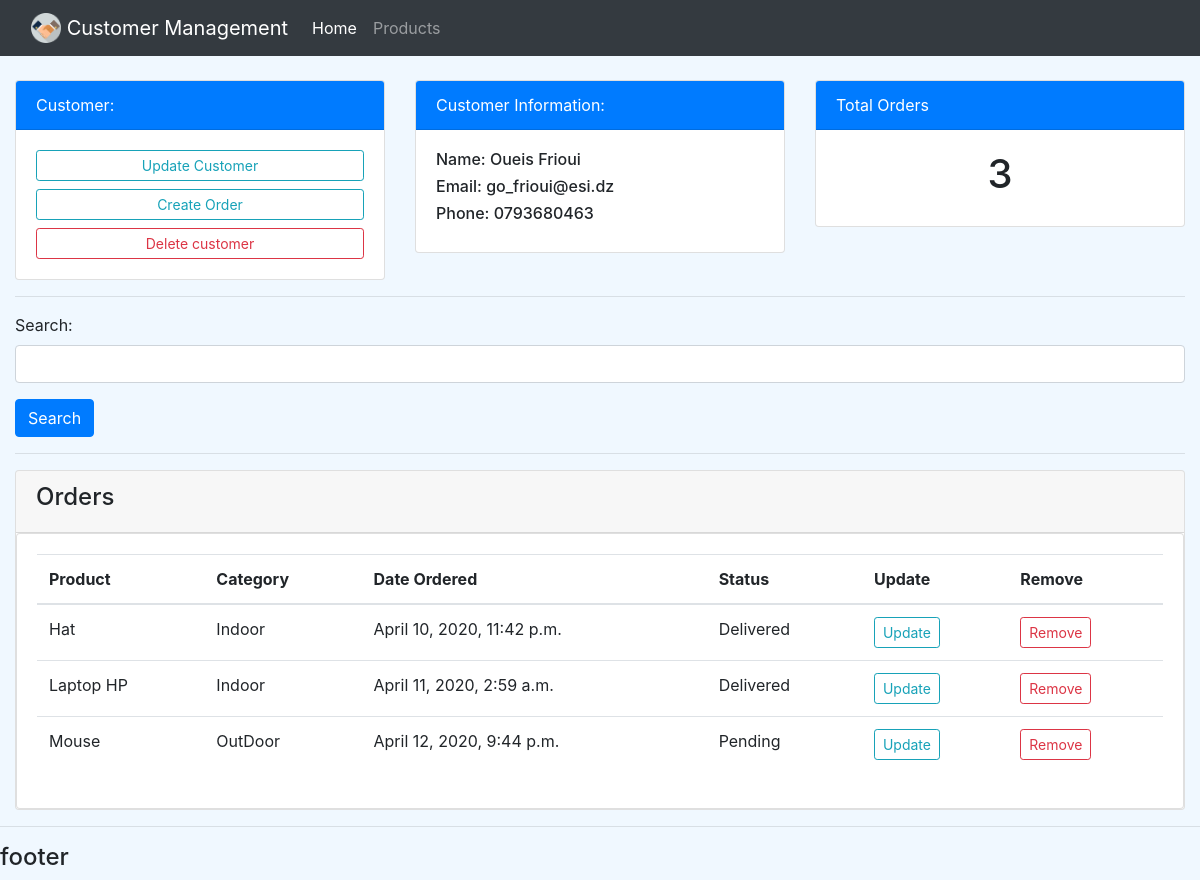
Before: /customer/1/ with the older database file.
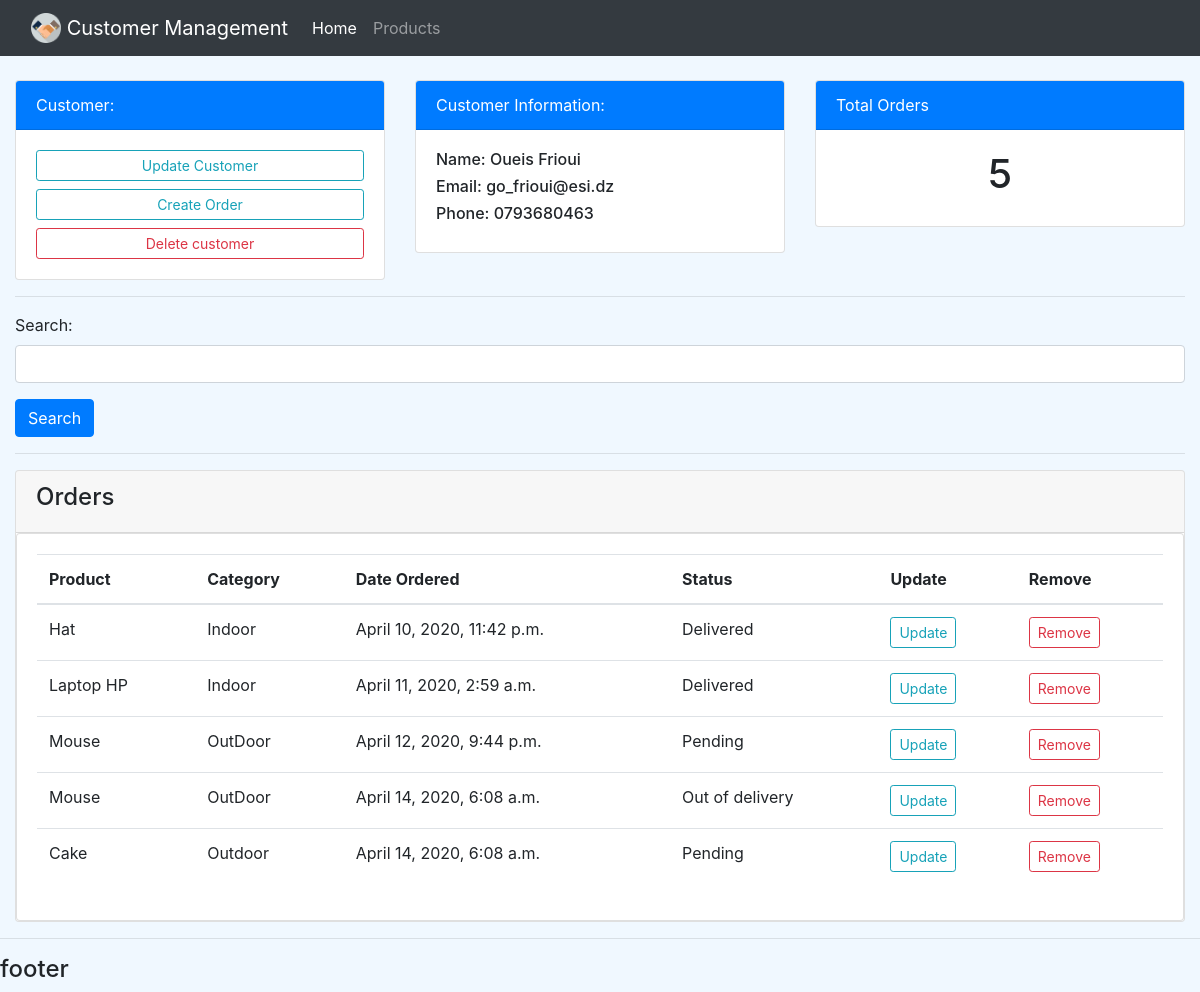
After: the same page with the newer database file.
### accounts/models.py (models this page shows, shortened)
class Customer(models.Model):
    name = models.CharField(max_length=200, null=True)
    phone = models.CharField(max_length=200, null=True)
    email = models.CharField(max_length=200, null=True)
    date_created = models.DateTimeField(auto_now_add=True, null=True)
    def __str__(self):
        return self.name

class Order(models.Model):
    STATUS = (('Pending', 'Pending'), ('Out of Delivery', 'Out of Delivery'), ('Delivered', 'Delivered'))
    customer = models.ForeignKey(Customer, null=True, on_delete=models.SET_NULL)
    product = models.ForeignKey(Product, null=True, on_delete=models.SET_NULL)
    date_created = models.DateTimeField(auto_now_add=True, null=True)
    status = models.CharField(max_length=200, null=True, choices=STATUS)
    def __str__(self):
        return self.product.name

class Product(models.Model):
    CATEGORY = (('Indoor', 'Indoor'), ('OutDoor', 'OutDoor'))
    name = models.CharField(max_length=200, null=True)
    price = models.FloatField(null=True)
    category = models.CharField(max_length=200, null=True, choices=CATEGORY)
    description = models.CharField(max_length=200, null=True)
    date_created = models.DateTimeField(auto_now_add=True, null=True)
    tags = models.ManyToManyField(Tag, related_name='products')

### accounts/views.py (the view)
# urls.py: path('customer/<int:pk>/', views.customer_info, name='customer'),
def customer_info(request, pk):
    customer = Customer.objects.get(id=pk)
    orders = customer.order_set.all
    context = {'customer': customer, 'orders': orders}
    return render(request, 'accounts/customer.html', context)

### accounts/templates/accounts/customer.html (shortened to what this page needs)
{% extends 'accounts/main.html' %}
{% block content %}
    <div class="container-fluid">
        <div class="row">
            <div class="col-md-4">
                <div class="card">
                    <div class="card-header bg-primary text-white">
                        Customer:
                    </div>
                    <div class="card-body">
                        <a href="{% url 'update' customer.id %}"
                           class="btn btn-outline-info btn-sm btn-block">Update Customer</a>
                        <a href="#"
                           class="btn btn-outline-info btn-sm btn-block">Create Order</a>
                        <button type="button" class="btn btn-outline-danger btn-sm btn-block" data-toggle="modal"
                                data-target="#exampleModal">
                            Delete customer
                        </button>
                    </div>
                </div>
            </div>
            <div class="col-md-4">
                <div class="card">
                    <div class="card-header bg-primary text-white">
                        Customer Information:
                    </div>
                    <div class="card-body">
                        <h6>Name: {{ customer }}</h6>
                        <h6>Email: {{ customer.email }}</h6>
                        <h6>Phone: {{ customer.phone }}</h6>
                    </div>
                </div>
            </div>
            <div class="col-md-4">
                <div class="card">
                    <div class="card-header bg-primary text-white">
                        Total Orders
                    </div>
                    <div class="card-body" align="center">
                        <h1>{{ orders.count }}</h1>
                    </div>
                </div>
            </div>
        </div>
        <hr>
        <form>
            <div class="form-group">
                <label>Search:</label>
                <input type="text" class="form-control" id="exampleInputEmail1" aria-describedby="emailHelp">
            </div>
            <button type="submit" class="btn btn-primary">Search</button>
        </form>
        <hr>
        <div class="card">
            <div class="card-header">
                <h4>Orders</h4>
            </div>
            <div class="card card-body">
                <table class="table">
                    <thead>
                    <tr>
                        <th scope="col">Product</th>
                        <th scope="col">Category</th>
                        <th scope="col">Date Ordered</th>
                        <th scope="col">Status</th>
                        <th scope="col">Update</th>
                        <th scope="col">Remove</th>
                    </tr>
                    </thead>
                    <tbody>
                    {% for order in orders %}
                        <tr>
                            <td>{{ order }}</td>
                            <td>{{ order.product.category }}</td>
                            <td>{{ order.date_created }}</td>
                            <td>{{ order.status }}</td>
                            <td><a href="#" class="btn btn-outline-info btn-sm">Update</a></td>
                            <td><a href="#" class="btn btn-outline-danger btn-sm">Remove</a></td>
                        </tr>
                    {% endfor %}
                    </tbody>
                </table>
            </div>
        </div>
    </div>
{% endblock content %}

Changed rows visible on the page:
computed for Customer "Oueis Frioui": count "3" → "5"
added Order: product.name "Mouse", product.category "OutDoor", date_created "April 14, 2020, 6:08 a.m.", status "Out of delivery"
added Order: product.name "Cake", product.category "Outdoor", date_created "April 14, 2020, 6:08 a.m.", status "Pending"
